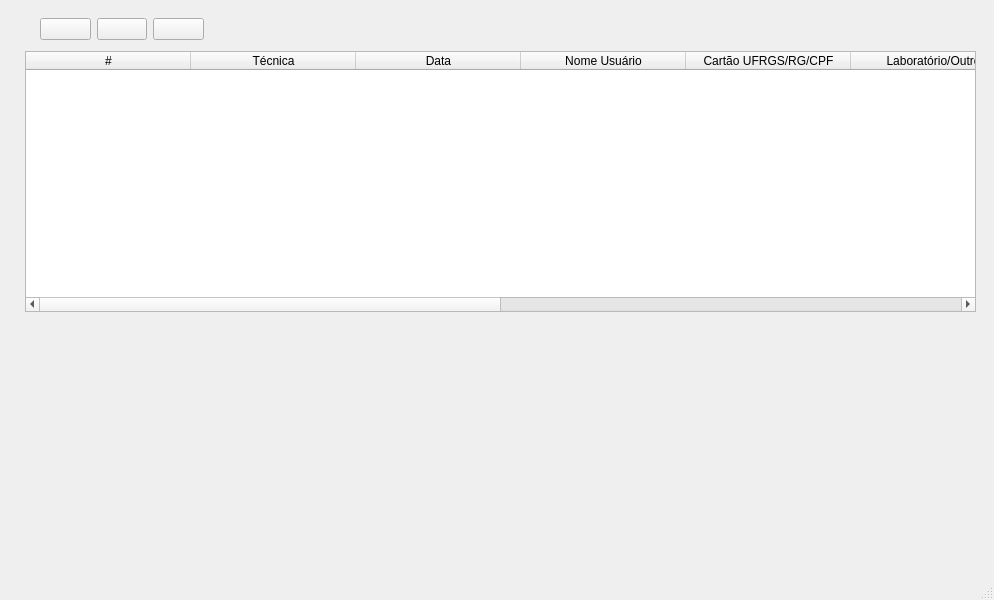
<?xml version="1.0" encoding="UTF-8"?>
<ui version="4.0">
 <class>MainWindow</class>
 <widget class="QMainWindow" name="MainWindow">
  <property name="geometry">
   <rect>
    <x>0</x>
    <y>0</y>
    <width>994</width>
    <height>600</height>
   </rect>
  </property>
  <property name="windowTitle">
   <string>Sistema Premium</string>
  </property>
  <property name="windowIcon">
   <iconset resource="../Resources/resources.qrc">
    <normaloff>:/icons/icons/246x0w.jpg</normaloff>:/icons/icons/246x0w.jpg</iconset>
  </property>
  <widget class="QWidget" name="centralwidget">
   <widget class="QTableWidget" name="tableWidget">
    <property name="geometry">
     <rect>
      <x>25</x>
      <y>51</y>
      <width>951</width>
      <height>261</height>
     </rect>
    </property>
    <attribute name="horizontalHeaderCascadingSectionResizes">
     <bool>false</bool>
    </attribute>
    <attribute name="horizontalHeaderMinimumSectionSize">
     <number>52</number>
    </attribute>
    <attribute name="horizontalHeaderDefaultSectionSize">
     <number>165</number>
    </attribute>
    <attribute name="horizontalHeaderHighlightSections">
     <bool>true</bool>
    </attribute>
    <attribute name="horizontalHeaderStretchLastSection">
     <bool>true</bool>
    </attribute>
    <attribute name="verticalHeaderDefaultSectionSize">
     <number>32</number>
    </attribute>
    <attribute name="verticalHeaderStretchLastSection">
     <bool>false</bool>
    </attribute>
    <column>
     <property name="text">
      <string>#</string>
     </property>
    </column>
    <column>
     <property name="text">
      <string>Técnica</string>
     </property>
    </column>
    <column>
     <property name="text">
      <string>Data</string>
     </property>
    </column>
    <column>
     <property name="text">
      <string>Nome Usuário</string>
     </property>
    </column>
    <column>
     <property name="text">
      <string>Cartão UFRGS/RG/CPF</string>
     </property>
    </column>
    <column>
     <property name="text">
      <string>Laboratório/Outro</string>
     </property>
    </column>
    <column>
     <property name="text">
      <string>Equipamento</string>
     </property>
    </column>
    <column>
     <property name="text">
      <string>Atividade</string>
     </property>
    </column>
    <column>
     <property name="text">
      <string>Tipo de Usuário</string>
     </property>
    </column>
    <column>
     <property name="text">
      <string>Origem do Usuário</string>
     </property>
    </column>
   </widget>
   <widget class="QWidget" name="layoutWidget">
    <property name="geometry">
     <rect>
      <x>40</x>
      <y>10</y>
      <width>164</width>
      <height>38</height>
     </rect>
    </property>
    <layout class="QHBoxLayout" name="horizontalLayout">
     <item>
      <widget class="QPushButton" name="newCall">
       <property name="text">
        <string/>
       </property>
       <property name="icon">
        <iconset resource="../Resources/resources.qrc">
         <normaloff>:/icons/icons/iconfinder_General_Office_03_3592873.svg</normaloff>:/icons/icons/iconfinder_General_Office_03_3592873.svg</iconset>
       </property>
      </widget>
     </item>
     <item>
      <widget class="QPushButton" name="editCall">
       <property name="text">
        <string/>
       </property>
       <property name="icon">
        <iconset resource="../Resources/resources.qrc">
         <normaloff>:/icons/icons/iconfinder_General_Office_10_3592815.svg</normaloff>:/icons/icons/iconfinder_General_Office_10_3592815.svg</iconset>
       </property>
      </widget>
     </item>
     <item>
      <widget class="QPushButton" name="removeCall">
       <property name="text">
        <string/>
       </property>
       <property name="icon">
        <iconset resource="../Resources/resources.qrc">
         <normaloff>:/icons/icons/iconfinder_General_Office_24_3592821.svg</normaloff>:/icons/icons/iconfinder_General_Office_24_3592821.svg</iconset>
       </property>
      </widget>
     </item>
    </layout>
   </widget>
  </widget>
  <widget class="QMenuBar" name="menubar">
   <property name="geometry">
    <rect>
     <x>0</x>
     <y>0</y>
     <width>994</width>
     <height>30</height>
    </rect>
   </property>
  </widget>
  <widget class="QStatusBar" name="statusbar"/>
 </widget>
 <resources>
  <include location="../Resources/resources.qrc"/>
 </resources>
 <connections/>
</ui>
